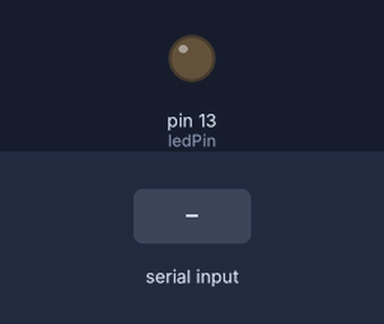
A sketch run on a simulated Arduino Uno, built with avr-gcc and run on an emulated ATmega328P. On the bench: output pins drawn as LEDs (lit = HIGH). The inputs (shaded band) are chosen by the test bench.

Above: at 1.2 s.
1.3 s: "1111\n" received over the second serial link
At 2.2 s:
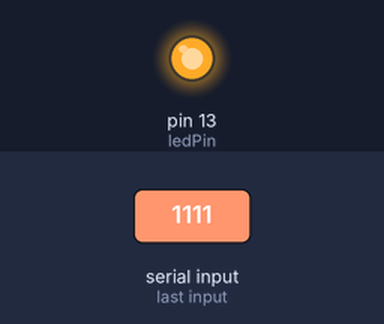
Timing chart, 0 to 4.3 s (numbered marks = the images above; inputs shaded):
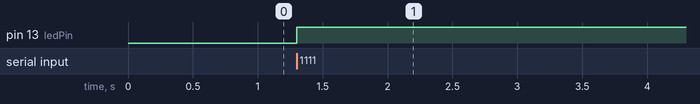

Measured:
- after the input at 1.3 s, pin 13 (ledPin): LOW → HIGH at once

The sketch:

HC-12_Momentary_Button_Receive.ino
```cpp
//HC-12 Momentary Button Receive
//Autor Tom Heylen tomtomheylen.com


#include <SoftwareSerial.h>

SoftwareSerial mySerial(2, 3); // RX, TX

int ledPin = 13;

void setup() {
  mySerial.begin(9600);
  pinMode(ledPin, OUTPUT);
}

void loop() {

  if(mySerial.available() > 1){
    int input = mySerial.parseInt();//read serial input and convert to integer (-32,768 to 32,767)
    if(input == 1111){//if on code is received
      digitalWrite(ledPin, HIGH);//turn LED on
    }
    if(input == 0000){//if off code is received
      digitalWrite(ledPin, LOW);//turn LED off
    }
  }
  mySerial.flush();//clear the serial buffer for unwanted inputs

  delay(20);//delay little for better serial communication

}
```
